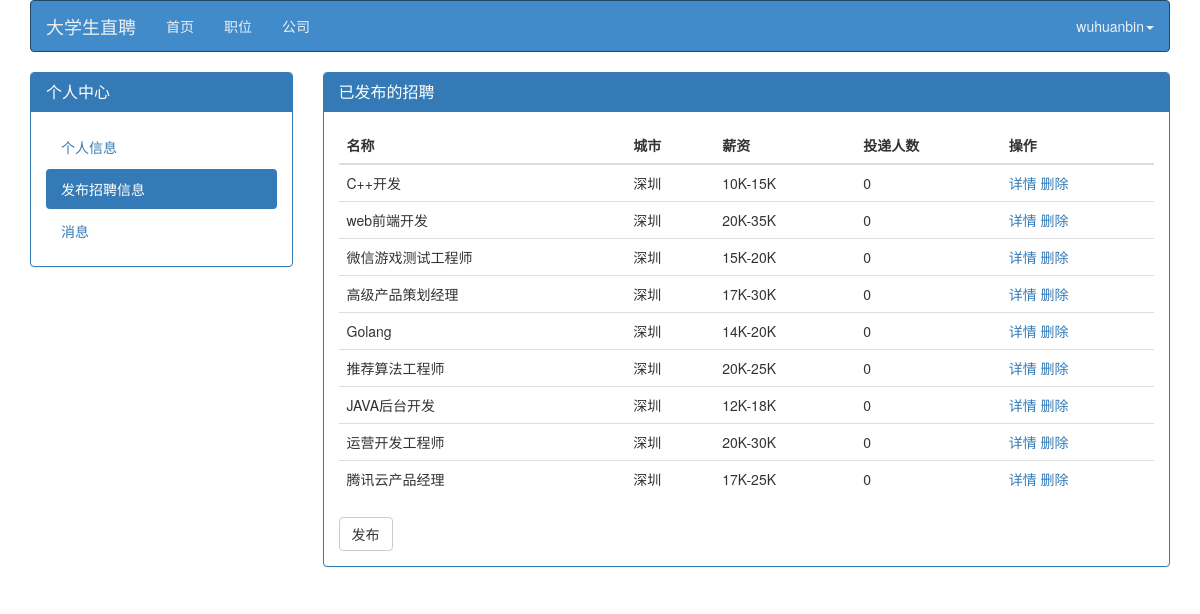
/polls/public_job.html/ (signed in), run on an earlier commit of the app's database.
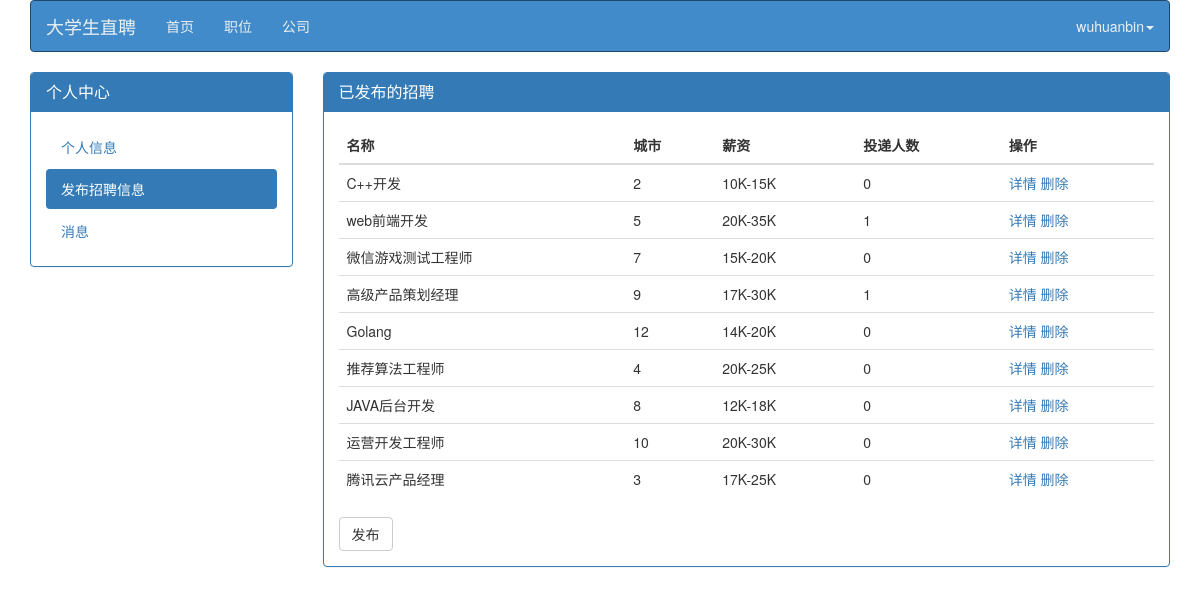
And on a later commit of the database.
### polls/models.py (models this page shows, shortened)
class Job_position(models.Model):
    name               = models.CharField(max_length=30,verbose_name='岗位',default='')
    job_desc           = models.TextField(max_length=600,verbose_name='岗位描述')
    city               = models.CharField(max_length=2,choices=common.city_choice,default='0',verbose_name='就业城市')
    edu_req            = models.CharField(max_length=2,choices=common.edu_choice,default='5',verbose_name='学历要求')
    exp_req            = models.CharField(max_length=2,choices=common.exp_choice,default='1',verbose_name='工作经验')
    pub_date           = models.DateField(auto_now_add=True,verbose_name='发布时间')
    publisher          = models.ForeignKey(HRProfile,on_delete=models.CASCADE,default='',verbose_name='发布者')
    salary1            = models.IntegerField(verbose_name='薪资范围1',default=0)
    salary2            = models.IntegerField(verbose_name='薪资范围2',default=0)
    hot_val            = models.IntegerField(verbose_name='热度值',default=0)
    need               = models.IntegerField(verbose_name='人数需求',default=0)
    reg_num            = models.IntegerField(verbose_name='投递人数',default=0)

### polls/views.py (the view, shortened to what this page needs)
# urls.py: path('public_job.html/',views.public_job,name='public_job'),
@login_required
def public_job(request):
    loginuser = HRProfile.objects.get(user__exact=request.user)
    pub_job = Job_position.objects.filter(publisher=loginuser)
    stationForm = StationForm()
    return render(request, 'polls/public_job.html', locals())

### polls/templates/polls/public_job.html (shortened to what this page needs)
<!DOCTYPE html>
<html lang="zh-CN">
<head>
    <link href="/static/css/bootstrap.min.css" rel="stylesheet">
	<link rel="stylesheet" type="text/css" href="http://cdn.bootcss.com/bootstrap-select/2.0.0-beta1/css/bootstrap-select.css">
    <link href="/static/css/mystyle.css" rel="stylesheet">
</head>
<body>
  <div class="container">
    <div class="row clearfix">
        <div class="col-md-12 column">
            <nav class="navbar navbar-default" role="navigation">
                <div class="navbar-header">
                             <a class="navbar-brand" href="#">大学生直聘</a>
                </div>
                <div class="collapse navbar-collapse" id="bs-example-navbar-collapse-1">
                    <ul class="nav navbar-nav">
                        <li>
                            <a href="/polls/index.html">首页</a>
                        </li>
                        <li>
                            <a href="/polls/list.html/0_0">职位</a>
                        </li>
                        <li>
                            <a href="/polls/company.html/0_0_0">公司</a>
                        </li>
                    </ul>
                    <ul class="nav navbar-nav navbar-right">
                        {% if request.user.is_authenticated %}
                            <li class="dropdown">
                                <a href="#" class="dropdown-toggle" data-toggle="dropdown">{{request.user.username}}<strong
                                        class="caret"></strong></a>
                            </li>
                        {% else %}
                        <li><a href="/polls/login.html">登陆/注册</a></li>
                        {% endif %}
                    </ul>
                </div>
            </nav>
        </div>
    </div>
    <div class="row clearfix">
      <div class="col-md-3 column">
        <div class="panel panel-primary">
          <div class="panel-heading">
            <h3 class="panel-title">
              个人中心
            </h3>
          </div>
          <div class="panel-body">
            <ul class="nav nav-stacked nav-pills">
              <li>
                <a href="/polls/selfinfo.html">个人信息</a>
              </li>
              <li class="active">
                <a href="/polls/public_job.html">发布招聘信息</a>
              </li>
              <li>
                <a href="/polls/notifyinfo.html">消息</a>
              </li>
            </ul>
          </div>
        </div>
      </div>
      <div class="col-md-9 column">
        <div class="panel panel-primary">
          <div class="panel-heading">
            <h3 class="panel-title">
              已发布的招聘
            </h3>
          </div>
          <div class="panel-body">
            <div class="panel-group" id="panel-817493">
              <table class="table table-hover">
                <thead>
                  <tr>
                    <th>名称</th>
                    <th>城市</th>
                    <th>薪资</th>
                    <th>投递人数</th>
                    <th>操作</th>
                  </tr>
                </thead>
                <tbody>
                    {% for temp in pub_job %}
                    <tr>
                      <td>{{temp.name}}</td>
                      <td>{{temp.city}}</td>
                      <td>{{temp.salary1}}K-{{temp.salary2}}K</td>
                      <td>{{temp.reg_num}}</td>
                      <td>
                        <a href="/polls/job_detail.html?id={{ temp.id }}">详情</a>
                        <a href="/polls/public_job.html/del_info?id={{ temp.id }}">删除</a>
                      </td>
                    </tr>
                    {% endfor %}
                </tbody>
              </table>
            </div>
            <button class="btn  btn-default" data-toggle="modal" data-target="#myModal">
              发布
            </button>
          </div>
        </div>
      </div>
    </div>
  </div>
</body>
</html>

What changed in the data, as far as the page shows it:
changed Job_position "C++开发": city "深圳" → "2"
changed Job_position "web前端开发": city "深圳" → "5"; reg_num "0" → "1"
changed Job_position "微信游戏测试工程师": city "深圳" → "7"
changed Job_position "高级产品策划经理": city "深圳" → "9"; reg_num "0" → "1"
changed Job_position "Golang": city "深圳" → "12"
changed Job_position "推荐算法工程师": city "深圳" → "4"
changed Job_position "JAVA后台开发": city "深圳" → "8"
changed Job_position "运营开发工程师": city "深圳" → "10"
changed Job_position "腾讯云产品经理": city "深圳" → "3"
